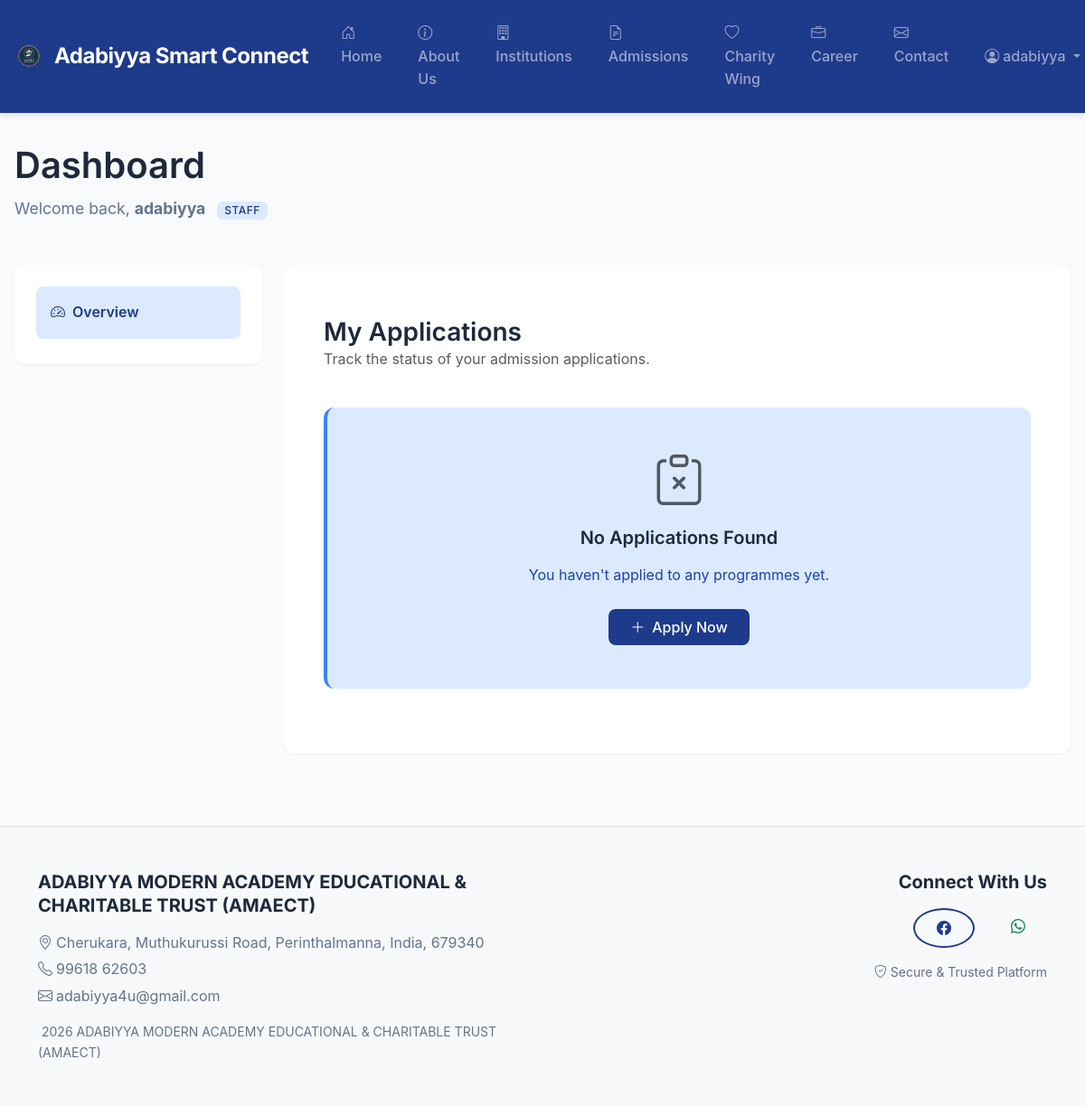
Page /admissions/dashboard/ (signed in) on the earlier database version.
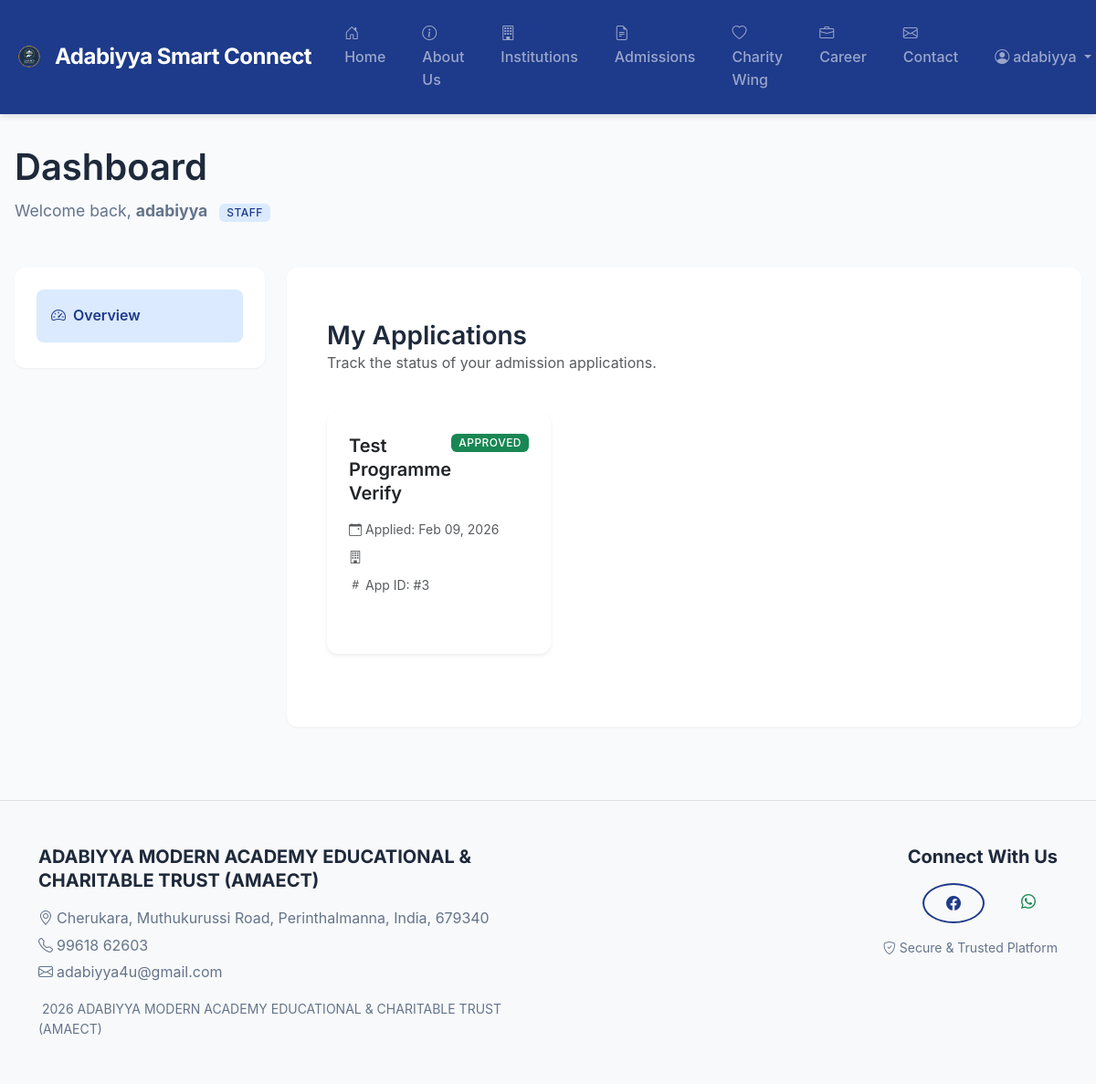
Same page on the later database version.
### admissions/models.py (models this page shows, shortened)
class AdmissionApplication(models.Model):
    class Status(models.TextChoices):
        SUBMITTED = "SUBMITTED", _("Submitted")
        UNDER_REVIEW = "UNDER_REVIEW", _("Under Review")
        APPROVED = "APPROVED", _("Approved")
        REJECTED = "REJECTED", _("Rejected")
    academic_year = models.ForeignKey(
        AcademicYear,
        on_delete=models.PROTECT,
        related_name="admission_applications",
    )
    user = models.ForeignKey(
        settings.AUTH_USER_MODEL,
        on_delete=models.CASCADE,
        related_name="applications",
        null=True,  # Allow null for now to support existing records or anonymous applications if needed
        blank=True,
    )
    programme = models.ForeignKey(
        Programme,
        on_delete=models.PROTECT,
        related_name="applications",
    )
    institution = models.ForeignKey(
        Institution,
        on_delete=models.PROTECT,
        related_name="admission_applications_institution",
        null=True,
        blank=True,
    )
    full_name = models.CharField(max_length=255)
    date_of_birth = models.DateField()
    email = models.EmailField()
    phone = models.CharField(max_length=20)
    address = models.TextField()
    guardian_name = models.CharField(max_length=255, blank=True)
    guardian_phone = models.CharField(max_length=20, blank=True)
    status = models.CharField(
        max_length=20,
        choices=Status.choices,
        default=Status.SUBMITTED,
    )
    submitted_at = models.DateTimeField(auto_now_add=True)
    reviewed_at = models.DateTimeField(blank=True, null=True)
    reviewed_by = models.ForeignKey(
        settings.AUTH_USER_MODEL,
        on_delete=models.SET_NULL,
        related_name="reviewed_applications",
        blank=True,
        null=True,
    )
    remarks = models.TextField(blank=True)
    class Meta:
        ordering = ["-submitted_at"]

class Programme(models.Model):
    institution = models.ForeignKey(
        Institution,
        on_delete=models.CASCADE,
        related_name="programmes",
    )
    name = models.CharField(max_length=255)
    code = models.CharField(max_length=50)
    description = models.TextField(blank=True)
    is_active = models.BooleanField(default=True)
    class Meta:
        unique_together = ("institution", "code")
        verbose_name = _("Programme")

### admissions/views.py (the view)
# urls.py: path("dashboard/", views.ApplicantDashboardView.as_view(), name="dashboard"),
class ApplicantDashboardView(LoginRequiredMixin, ListView):
    model = AdmissionApplication
    template_name = "admissions/dashboard.html"
    context_object_name = 'applications'
    def get_queryset(self):
        return AdmissionApplication.objects.filter(user=self.request.user)
    def get_context_data(self, **kwargs):
        context = super().get_context_data(**kwargs)
        context['page_title'] = _("My Applications")
        return context

### templates/admissions/dashboard.html (shortened to what this page needs)
{% extends 'core/dashboard_base.html' %}
{% load static %}
{% block dashboard_content %}
<div class="container-fluid py-4">
    <div class="row mb-4">
        <div class="col-12">
            <h2 class="mb-0">My Applications</h2>
            <p class="text-muted">Track the status of your admission applications.</p>
        </div>
    </div>
    <div class="row">
        <div class="col-12">
            {% if applications %}
                <div class="row">
                    {% for app in applications %}
                    <div class="col-md-6 col-lg-4 mb-4">
                        <div class="card h-100 shadow-sm border-0">
                            <div class="card-body">
                                <div class="d-flex justify-content-between align-items-start mb-3">
                                    <h5 class="card-title mb-0">{{ app.programme.name }}</h5>
                                    <span class="badge {% if app.status == 'APPROVED' %}bg-success{% elif app.status == 'REJECTED' %}bg-danger{% else %}bg-warning text-dark{% endif %}">
                                        {{ app.get_status_display }}
                                    </span>
                                </div>
                                <p class="card-text text-muted small mb-2">
                                    <i class="bi bi-calendar-event me-1"></i>Applied: {{ app.submitted_at|date:"M d, Y" }}
                                </p>
                                <p class="card-text text-muted small mb-2">
                                    <i class="bi bi-building me-1"></i>{{ app.institution.name }}
                                </p>
                                <p class="card-text text-muted small mb-3">
                                    <i class="bi bi-hash me-1"></i>App ID: #{{ app.id }}
                                </p>
                            </div>
                        </div>
                    </div>
                    {% endfor %}
                </div>
            {% else %}
                <div class="alert alert-info text-center py-5">
                    <i class="bi bi-clipboard-x display-4 mb-3 d-block text-muted"></i>
                    <h4>No Applications Found</h4>
                    <p class="mb-4">You haven't applied to any programmes yet.</p>
                    <a href="{% url 'admissions:apply' %}" class="btn btn-primary">
                        <i class="bi bi-plus-lg me-2"></i>Apply Now
                    </a>
                </div>
            {% endif %}
        </div>
    </div>
</div>
{% endblock %}

Differences in the rows shown:
added AdmissionApplication: programme.name "Test Programme Verify", status "APPROVED", submitted_at "Feb 09, 2026", id "3"
Other differences:
text no longer shown: "No Applications Found You haven't applied to any programmes yet. Apply Now"
